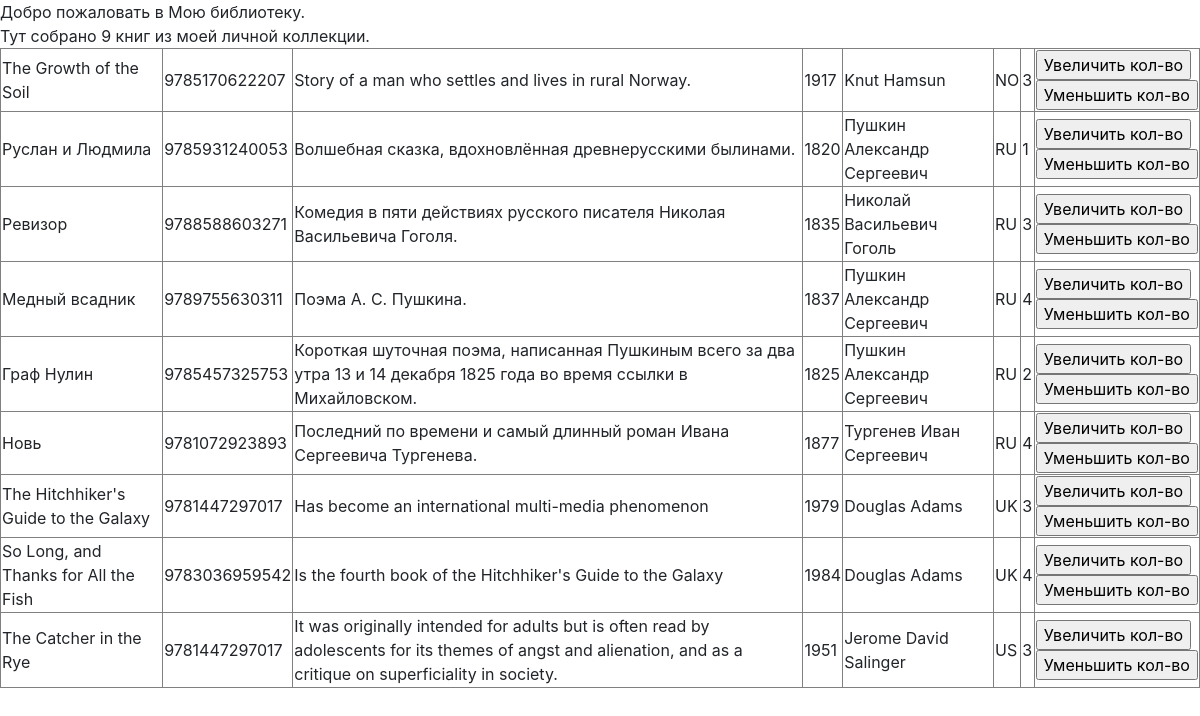
The page / on the database its author committed.
### p_library/models.py (models this page shows, shortened)
class Book(models.Model):
    ISBN = models.CharField(max_length=13,
                            verbose_name=_("Международный стандартный "
                                           "книжный номер"))
    title = models.TextField(verbose_name=_("Название"))
    description = models.TextField(verbose_name=_("Аннотация"))
    year_release = models.SmallIntegerField(verbose_name=_("Год издания"))
    copy_count = models.SmallIntegerField(verbose_name=_("Число копий"))
    price = models.DecimalField(max_digits=12, decimal_places=2,
                                verbose_name=_("Цена"))
    author = models.ForeignKey("p_library.Author", on_delete=models.CASCADE,
                               verbose_name=_("Автор"),
                               related_name="book_author")
    pub_house = models.ForeignKey(PublishingHouse, on_delete=models.SET_NULL, null=True, blank=True, related_name='books')
    friends = models.ManyToManyField(Friend, through='WhenTook')
    class Meta:
        verbose_name = 'Книга'
        verbose_name_plural = 'Книги'

class Author(models.Model):
    full_name = models.TextField(verbose_name=_("Имя автора"))
    birth_year = models.SmallIntegerField(verbose_name=_("Год рожения"))
    country = models.CharField(max_length=2, verbose_name=_("Страна"))
    class Meta:
        verbose_name = 'Автор'
        verbose_name_plural = 'Авторы'

### p_library/views.py (the view)
# urls.py: path('', views.index),
def index(request):
    template = loader.get_template('index.html')
    books = Book.objects.all()
    biblio_data = {
        "title": "Мою библиотеку",
        "books": books,
        "my_list": range(1, 100),
    }
    return HttpResponse(template.render(biblio_data, request))

### p_library/templates/index.html (shortened to what this page needs)
<!DOCTYPE html>
<html lang="en">
<head>
    {% load static %}
    <link rel="stylesheet" href="{% static "bootstrap.min.css" %}">
</head>
<body>
Добро пожаловать в {{ title }}.  <br>
Тут собрано {{ books|length }} книг из моей личной коллекции.
<table border="1">
    {% for book in books %}
        <tr>
            <td>{{ book.title }}</td>
            <td>{{ book.ISBN }}</td>
            <td>{{ book.description }}</td>
            <td>{{ book.year_release }}</td>
            <td>{{ book.author.full_name }}</td>
            <td>{{ book.author.country }}</td>
            <td>{{ book.copy_count }}</td>
            <td>
                <form action="/index/book_increment/" method="post" enctype="multipart/form-data">
                    <input type="submit" value="Увеличить кол-во" />
                </form>
                <form action="/index/book_decrement/" method="post" enctype="multipart/form-data">
                    <input type="submit" value="Уменьшить кол-во" />
                </form>
            </td>
        </tr>
    {% endfor %}
</table>
</body>
</html>

### rows shown on the page
Book: title "The Growth of the Soil", ISBN "9785170622207", description "Story of a man who settles and lives in rural Norway.", year_release "1917", author.full_name "Knut Hamsun", author.country "NO", copy_count "3"
Book: title "Руслан и Людмила", ISBN "9785931240053", description "Волшебная сказка, вдохновлённая древнерусскими былинами.", year_release "1820", author.full_name "Пушкин Александр Сергеевич", author.country "RU", copy_count "1"
Book: title "Ревизор", ISBN "9788588603271", description "Комедия в пяти действиях русского писателя Николая Васильевича Гоголя.", year_release "1835", author.full_name "Николай Васильевич Гоголь", author.country "RU", copy_count "3"
Book: title "Медный всадник", ISBN "9789755630311", description "Поэма А. С. Пушкина.", year_release "1837", author.full_name "Пушкин Александр Сергеевич", author.country "RU", copy_count "4"
Book: title "Граф Нулин", ISBN "9785457325753", description "Короткая шуточная поэма, написанная Пушкиным всего за два утра 13 и 14 декабря 1825 года во время ссылки в Михайловском.", year_release "1825", author.full_name "Пушкин Александр Сергеевич", author.country "RU", copy_count "2"
Book: title "Новь", ISBN "9781072923893", description "Последний по времени и самый длинный роман Ивана Сергеевича Тургенева.", year_release "1877", author.full_name "Тургенев Иван Сергеевич", author.country "RU", copy_count "4"
Book: title "The Hitchhiker's Guide to the Galaxy", ISBN "9781447297017", description "Has become an international multi-media phenomenon", year_release "1979", author.full_name "Douglas Adams", author.country "UK", copy_count "3"
Book: title "So Long, and Thanks for All the Fish", ISBN "9783036959542", description "Is the fourth book of the Hitchhiker's Guide to the Galaxy", year_release "1984", author.full_name "Douglas Adams", author.country "UK", copy_count "4"
Book: title "The Catcher in the Rye", ISBN "9781447297017", description "It was originally intended for adults but is often read by adolescents for its themes of angst and alienation, and as a critique on superficiality in society.", year_release "1951", author.full_name "Jerome David Salinger", author.country "US", copy_count "3"

### other values the page prints
{{ title }} "Мою библиотеку"
{{ books|length }} "9"
